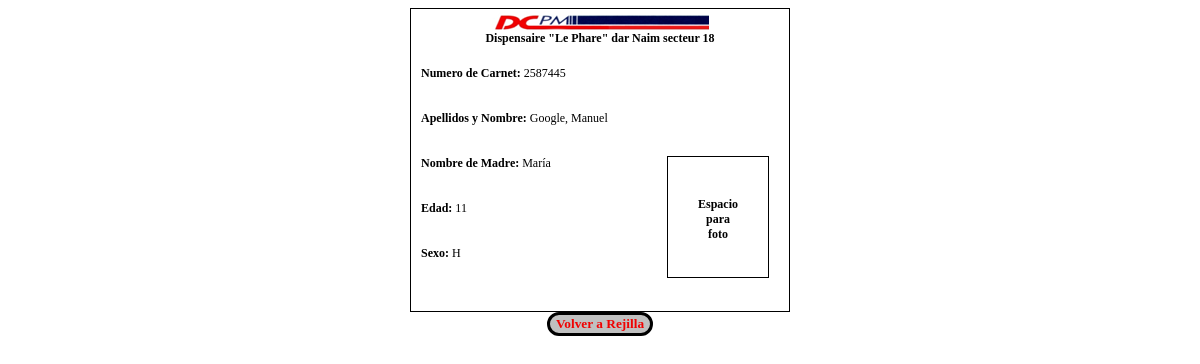
The page /carnet.php?id=3 on the database its author committed.
### tables this page shows
CREATE TABLE IF NOT EXISTS `pacientes` (
  `id` bigint(20) NOT NULL AUTO_INCREMENT,
  `nombre` varchar(45) NOT NULL,
  `apellidos` varchar(100) DEFAULT NULL,
  `numero_carnet` varchar(15) DEFAULT NULL,
  `fecha_nacimiento` date DEFAULT NULL,
  `sexo` char(1) NOT NULL,
  `nombre_madre` varchar(100) DEFAULT NULL,
  `telefono` varchar(10) DEFAULT NULL,
  `barrio` varchar(45) DEFAULT NULL,
  `distancia` int(11) DEFAULT NULL,
  PRIMARY KEY (`id`)
);

### clase_bd.php (called while the page is built, shortened)
<?php
class bd
    {
    private $servidor, $bd, $usuario, $clave;
    public function __construct()
        {
        $this->servidor=SERVIDOR;
        $this->bd=BD;
        $this->usuario=USUARIO;
        $this->clave=PASSWORD;
        }
    public function consultar($consulta)
        {
        try
            {
            $link = mysql_connect($this->servidor,$this->usuario,$this->clave);
            $result = mysql_query($consulta, $link);
            return $result;
            }
        catch (Exception $e)
            {
            throw new Exception ("Error de base de datos.<br>".$e->getMessage());
            }
        }
    }
?>

### carnet.php (the view, shortened to what this page needs)
<?php
include_once ('clase_bd.php') ;
$bd=new bd();
$id=$_GET['id'];
$consulta=$bd->consultar("SELECT *,concat(pacientes.apellidos,', ',pacientes.nombre) AS Paciente FROM pacientes where id='".$id."'");
$edad=$bd->consultar("SELECT floor (DATEDIFF(now(),`fecha_nacimiento`)/365) as Edad from pacientes where id='".$id."'");
if($consulta)
    {
    $fila=mysql_fetch_array($consulta);
    }
else
    {
    echo "El registro no existe!!!!";
    }
?>
<html>
    <head>
        <link rel="stylesheet" type="text/css" href="estilos_carnet.css"/>
    </head>
    <body>
        <div id="carnet">
                <div id="cabecera">
                    <img src="imagenes/cabecera_carnet.png" alt="Logo DCPM"/><br/>
                    <span>Dispensaire "Le Phare" dar Naim secteur 18</span>
                </div>
                <div id="cuerpo">
                    <div class="espaciado">
                        <span>Numero de Carnet:</span>
                        <?php echo  $fila['numero_carnet']; ?>
                    </div>
                    <div class="espaciado">
                        <span>Apellidos y Nombre:</span>
                        <?php echo $fila['Paciente'];?>
                    </div>
                    <div id="foto">
                        <div id="texto_foto">
                        <span>Espacio<br/> para<br/> foto<br/>
                        </div>
                    </div>
                    <div class="espaciado">
                        <span>Nombre de Madre:</span>
                        <?php echo  $fila['nombre_madre']; ?>
                    </div>
                    <div class="espaciado">
                        <span>Edad:</span>
                        <?php
                            $edad=mysql_fetch_array($edad);
                            echo $edad['Edad'];
                        ?>
                    </div>
                    <div class="espaciado">
                        <span>Sexo:</span>
                        <?php echo  $fila['sexo']; ?>
                    </div>
                </div>
        </div>
        <form name="form_carnet" method="get" action="index.php?">
            <input class="boton" type="submit" name="volver" value="Volver a Rejilla"/>
        </form>
    </body>
</html>

### estilos_carnet.css (style rules this page uses)
body { background-color:#FFFFFF; color:black; font-family: verdana; font-size: 12px; }
#carnet { width: 378px; height: 302px; border:1px black solid; margin: auto; }
#cabecera { text-align: center; }
#cuerpo { margin-top:20px; margin-left: 10px; }
.espaciado { margin-bottom: 30px; }
#foto { float:right; width: 100px; height: 120px; margin-right: 20px; text-align: center; border:1px black solid; }
#texto_foto { margin-top:40px; }
span { font-weight: bold; }
form { text-align: center; }
input,select { background-color:#010245; color:#FFFFFF; }
.boton { background-color:silver; font-family:fantasy; font-weight:bold; color:#F00202; border-radius:50px; border:solid black; }

### carnet.php (style rules this page uses)
input { display:none; }

### rows shown on the page
pacientes: numero_carnet "2587445", nombre_madre "María", sexo "H"

### other values the page prints
$fila['Paciente'] "Google, Manuel"
$edad['Edad'] "11"
